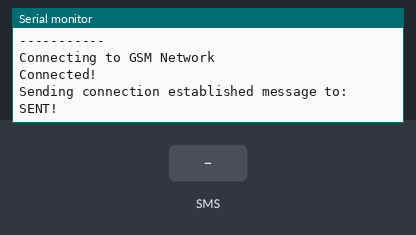
Simulated run of this sketch. Board: Arduino Uno, built with avr-gcc and run on an emulated ATmega328P. Shown: the last lines printed to the serial monitor. Inputs (shaded band) come from the test bench.

Above: at 4.2 s.
4.3 s: text message "1" received
At 6.2 s:
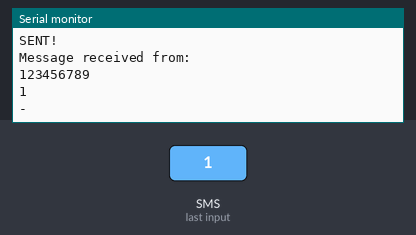
6.5 s: text message "0" received
At 7.8 s:
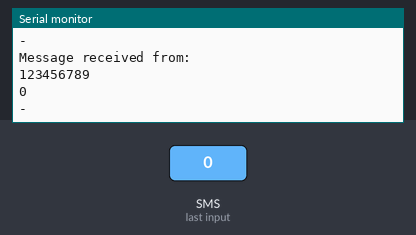
8.0 s: text message "2" received
At 8.9 s:
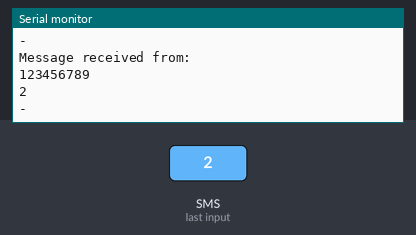
Timing chart, 0 to 11.0 s (numbered marks = the images above; inputs shaded):
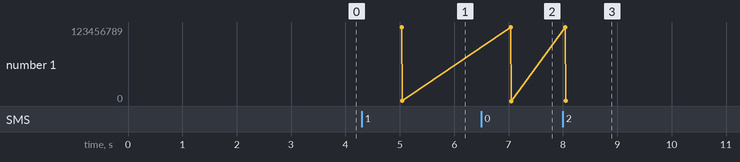

Measured:
- after the input at 4.3 s, the serial monitor: prints a new line after 0.71 s (image 1)
- after the input at 6.5 s, the serial monitor: prints a new line after 0.55 s (image 2)
- after the input at 8.0 s, the serial monitor: prints a new line after 0.05 s (image 3)
- plotted number 1: 1 → 0 after the input at 6.5 s, 0 → 2 after the input at 8.0 s

The sketch:

sketch_sms.ino
```cpp
/**
 * Arduino SMS
 *
 * This sketch, for the Arduino GSM shield, sends a preset
 * message upon connecting to the GSM network and then
 * listens (forever) for incoming SMS messages.
 *
 * Circuit:
 * GSM shield attached to and Arduino
 * SIM card that can place/receive phone calls and
 *   send/receive SMS messages
 */

#include <GSM.h>

/**
 * Your SIM's PIN number, if it requires one
 * @var string
 */
#define PINNUMBER ""

/**
 * Library initialization
 */
GSM gsmAccess; // include a 'true' parameter for debug enabled
GSM_SMS sms;

/**
 * Telephone number to send the initial "we're connected" SMS to.
 * Prefix with the country-code, such as `1` for the U.S.
 * Sample: `18005551212`
 * @var string
 */
char notificationNumber[20] = "";

/**
 * Holds the phone number for the sender of the received SMS.
 * @var string
 */
char smsFromNumber[20];

/**
 * The message to send when we've connected to the GSM network.
 * @var string
 */
char connectionEstablishedMsg[200] = ":wave: ... we're connected (^_^)";

/**
 * Initializes the serial comms for the Arduino and monitors the GSM
 * initialization and connection status.
 */
void setup() {
    // initialize serial comms on port 9600
    Serial.begin(9600);
    while (!Serial) {
        ; // wait for the port to connect
    }

    Serial.println("Arduino SMS");
    Serial.println("-----------");

    // wait for the GSM connection
    Serial.print("Connecting to GSM Network");
    while (gsmAccess.begin(PINNUMBER) != GSM_READY) {
        Serial.print(".");
        delay(1000);
    }
    Serial.println("\nConnected!");

    // send connection-established message
    sendConnectionEstablishedMsg();
}

/**
 * Sends the preset connection-established message to the preset number.
 */
void sendConnectionEstablishedMsg() {
  Serial.println("Sending connection established message to:");
  Serial.println(notificationNumber);

  sms.beginSMS(notificationNumber);
  sms.print(connectionEstablishedMsg);
  sms.endSMS();
  Serial.println("\nSENT!\n");
}

/**
 * Waits until we have received an SMS and prints it to the serial connection.
 */
void loop() {
    char c;

    if (sms.available()) {
        Serial.println("Message received from:");

        // fetch the sender's phone number
        sms.remoteNumber(smsFromNumber, 20);
        Serial.println(smsFromNumber);

        // read and print the received message, byte-by-byte
        while (c = sms.read()) {
            Serial.print(c);
        }

        Serial.println("\n-");

        // remove the message from the modem's memory
        sms.flush();
    }

    delay(1000);
}
```
